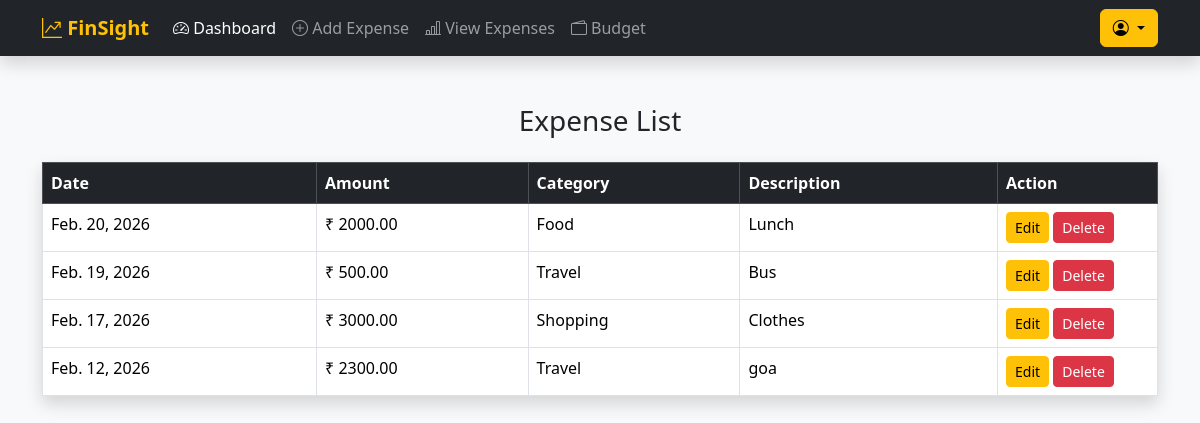
The page /webb/expenses/ (signed in) on the database its author committed.
### web/models.py (models this page shows, shortened)
class expense(models.Model):
    user = models.ForeignKey(user, on_delete=models.CASCADE)
    date = models.DateField()
    amount = models.DecimalField(max_digits=10, decimal_places=2)
    category = models.CharField(max_length=100)
    description = models.TextField()

### web/views.py (the view)
# urls.py: path('expenses/', expense_list, name='expense_list'),
def expense_list(request):
    uid = request.session.get('user_id')
    if not uid:
        return redirect('login')
    data = expense.objects.filter(user_id=uid).order_by('-date')
    return render(request, 'expense_list.html', {'data': data})

### web/templates/expense_list.html (shortened to what this page needs)
<!DOCTYPE html>
<html>
<head>
    <link href="https://cdn.jsdelivr.net/npm/bootstrap@5.3.2/dist/css/bootstrap.min.css" rel="stylesheet">
    {% include "navbar.html" %}
</head>
<body class="bg-light">
<div class="container mt-5">
    <h3 class="text-center mb-4">Expense List</h3>
    <table class="table table-bordered table-hover shadow">
        <thead class="table-dark">
            <tr>
                <th>Date</th>
                <th>Amount</th>
                <th>Category</th>
                <th>Description</th>
                <th width="160">Action</th>
            </tr>
        </thead>
        <tbody>
            {% for e in data %}
            <tr>
                <td>{{ e.date }}</td>
                <td>₹ {{ e.amount }}</td>
                <td>{{ e.category }}</td>
                <td>{{ e.description }}</td>
                <td>
                    <button class="btn btn-sm btn-warning"
                            data-bs-toggle="modal"
                            data-bs-target="#editModal{{ e.id }}">
                        Edit
                    </button>
                    <a href="{% url 'delete_expense' e.id %}"
                       class="btn btn-sm btn-danger"
                       onclick="return confirm('Delete this expense?')">
                        Delete
                    </a>
                </td>
            </tr>
            {% endfor %}
        </tbody>
    </table>
</div>
</body>
</html>

### web/templates/navbar.html (shortened to what this page needs)
<link href="https://cdn.jsdelivr.net/npm/bootstrap@5.3.2/dist/css/bootstrap.min.css" rel="stylesheet">
<link rel="stylesheet" href="https://cdn.jsdelivr.net/npm/bootstrap-icons@1.11.3/font/bootstrap-icons.css">
<nav class="navbar navbar-expand-lg navbar-dark bg-dark shadow">
  <div class="container">
    <a class="navbar-brand fw-bold text-warning" href="{% url 'home' %}">
        <i class="bi bi-graph-up-arrow"></i> FinSight
    </a>
    <div class="collapse navbar-collapse" id="navbarContent">
      <ul class="navbar-nav me-auto mb-2 mb-lg-0">
        <li class="nav-item">
          <a class="nav-link active" href="{% url 'home' %}">
            <i class="bi bi-speedometer2"></i> Dashboard
          </a>
        </li>
        <li class="nav-item">
          <a class="nav-link" href="{% url 'expadd' %}">
            <i class="bi bi-plus-circle"></i> Add Expense
          </a>
        </li>
        <li class="nav-item">
          <a class="nav-link" href="{% url 'expense_list' %}">
            <i class="bi bi-bar-chart-line"></i> View Expenses
          </a>
        </li>
        <li class="nav-item">
          <a class="nav-link" href="{% url 'budget' %}">
            <i class="bi bi-wallet2"></i> Budget
          </a>
        </li>
      </ul>
      <div class="dropdown">
        <button class="btn btn-warning dropdown-toggle" type="button" data-bs-toggle="dropdown">
          <i class="bi bi-person-circle"></i> {{ request.user.username }}
        </button>
      </div>
    </div>
  </div>
</nav>

### rows shown on the page
expense: date "Feb. 20, 2026", amount "2000.00", category "Food", description "Lunch"
expense: date "Feb. 19, 2026", amount "500.00", category "Travel", description "Bus"
expense: date "Feb. 17, 2026", amount "3000.00", category "Shopping", description "Clothes"
expense: date "Feb. 12, 2026", amount "2300.00", category "Travel", description "goa"
